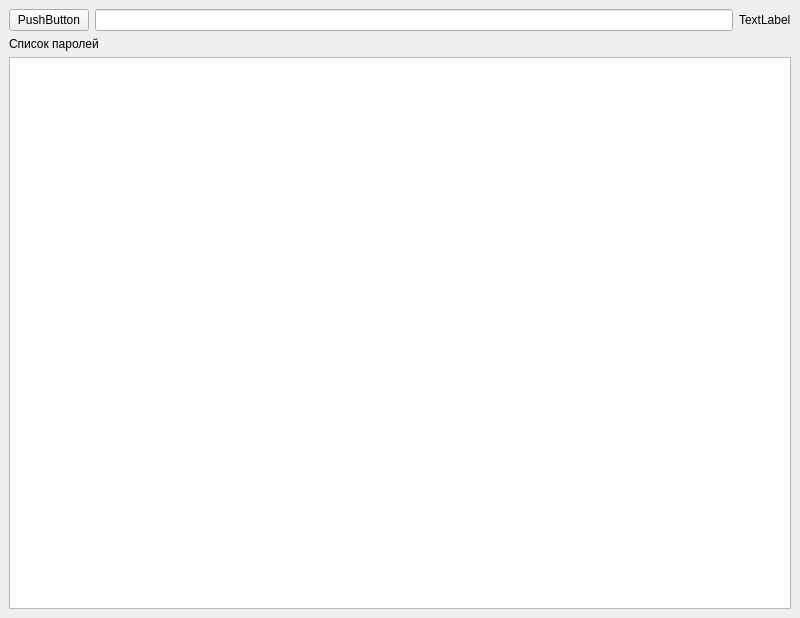
<?xml version="1.0" encoding="UTF-8"?>
<ui version="4.0">
 <class>MainWindow</class>
 <widget class="QMainWindow" name="MainWindow">
  <property name="geometry">
   <rect>
    <x>0</x>
    <y>0</y>
    <width>800</width>
    <height>618</height>
   </rect>
  </property>
  <property name="windowTitle">
   <string>MainWindow</string>
  </property>
  <widget class="QWidget" name="centralwidget">
   <layout class="QVBoxLayout" name="verticalLayout_2">
    <item>
     <layout class="QHBoxLayout" name="header">
      <item>
       <widget class="QPushButton" name="add_data">
        <property name="text">
         <string>PushButton</string>
        </property>
       </widget>
      </item>
      <item>
       <widget class="QLineEdit" name="search"/>
      </item>
      <item>
       <widget class="QLabel" name="user_name">
        <property name="text">
         <string>TextLabel</string>
        </property>
       </widget>
      </item>
     </layout>
    </item>
    <item>
     <layout class="QVBoxLayout" name="verticalLayout">
      <item>
       <widget class="QLabel" name="list_passwords">
        <property name="text">
         <string>Список паролей</string>
        </property>
       </widget>
      </item>
      <item>
       <widget class="QTableView" name="table_passwords">
        <property name="acceptDrops">
         <bool>false</bool>
        </property>
        <property name="alternatingRowColors">
         <bool>false</bool>
        </property>
       </widget>
      </item>
     </layout>
    </item>
   </layout>
  </widget>
 </widget>
 <resources/>
 <connections/>
</ui>
